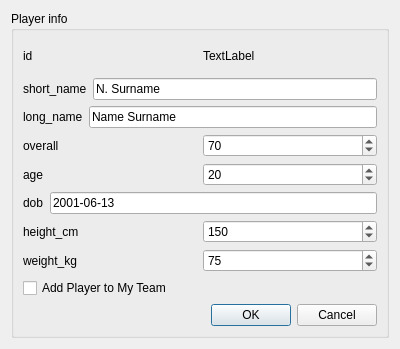
<?xml version="1.0" encoding="UTF-8"?>
<ui version="4.0">
 <class>AddDialog</class>
 <widget class="QDialog" name="AddDialog">
  <property name="geometry">
   <rect>
    <x>0</x>
    <y>0</y>
    <width>400</width>
    <height>349</height>
   </rect>
  </property>
  <property name="windowTitle">
   <string>Add Custom Player</string>
  </property>
  <layout class="QVBoxLayout" name="verticalLayout_2">
   <item>
    <layout class="QVBoxLayout" name="verticalLayout">
     <item>
      <widget class="QGroupBox" name="groupBox">
       <property name="title">
        <string>Player info</string>
       </property>
       <layout class="QVBoxLayout" name="verticalLayout_3">
        <item>
         <layout class="QHBoxLayout" name="horizontalLayout">
          <item>
           <widget class="QLabel" name="label">
            <property name="text">
             <string>id</string>
            </property>
           </widget>
          </item>
          <item>
           <widget class="QLabel" name="id">
            <property name="text">
             <string>TextLabel</string>
            </property>
           </widget>
          </item>
         </layout>
        </item>
        <item>
         <layout class="QHBoxLayout" name="horizontalLayout_2">
          <item>
           <widget class="QLabel" name="label_3">
            <property name="text">
             <string>short_name</string>
            </property>
           </widget>
          </item>
          <item>
           <widget class="QLineEdit" name="short_name">
            <property name="text">
             <string>N. Surname</string>
            </property>
           </widget>
          </item>
         </layout>
        </item>
        <item>
         <layout class="QHBoxLayout" name="horizontalLayout_3">
          <item>
           <widget class="QLabel" name="label_4">
            <property name="text">
             <string>long_name</string>
            </property>
           </widget>
          </item>
          <item>
           <widget class="QLineEdit" name="long_name">
            <property name="text">
             <string>Name Surname</string>
            </property>
           </widget>
          </item>
         </layout>
        </item>
        <item>
         <layout class="QHBoxLayout" name="horizontalLayout_4">
          <item>
           <widget class="QLabel" name="label_5">
            <property name="text">
             <string>overall</string>
            </property>
           </widget>
          </item>
          <item>
           <widget class="QSpinBox" name="overall">
            <property name="minimum">
             <number>1</number>
            </property>
            <property name="maximum">
             <number>100</number>
            </property>
            <property name="value">
             <number>70</number>
            </property>
           </widget>
          </item>
         </layout>
        </item>
        <item>
         <layout class="QHBoxLayout" name="horizontalLayout_5">
          <item>
           <widget class="QLabel" name="label_6">
            <property name="text">
             <string>age</string>
            </property>
           </widget>
          </item>
          <item>
           <widget class="QSpinBox" name="age">
            <property name="minimum">
             <number>14</number>
            </property>
            <property name="maximum">
             <number>60</number>
            </property>
            <property name="value">
             <number>20</number>
            </property>
           </widget>
          </item>
         </layout>
        </item>
        <item>
         <layout class="QHBoxLayout" name="horizontalLayout_6">
          <item>
           <widget class="QLabel" name="label_7">
            <property name="text">
             <string>dob</string>
            </property>
           </widget>
          </item>
          <item>
           <widget class="QLineEdit" name="dob">
            <property name="text">
             <string>2001-06-13</string>
            </property>
           </widget>
          </item>
         </layout>
        </item>
        <item>
         <layout class="QHBoxLayout" name="horizontalLayout_7">
          <item>
           <widget class="QLabel" name="label_8">
            <property name="text">
             <string>height_cm</string>
            </property>
           </widget>
          </item>
          <item>
           <widget class="QSpinBox" name="height_cm">
            <property name="minimum">
             <number>1</number>
            </property>
            <property name="maximum">
             <number>300</number>
            </property>
            <property name="value">
             <number>150</number>
            </property>
           </widget>
          </item>
         </layout>
        </item>
        <item>
         <layout class="QHBoxLayout" name="horizontalLayout_8">
          <item>
           <widget class="QLabel" name="label_9">
            <property name="text">
             <string>weight_kg</string>
            </property>
           </widget>
          </item>
          <item>
           <widget class="QSpinBox" name="weight_kg">
            <property name="minimum">
             <number>1</number>
            </property>
            <property name="maximum">
             <number>200</number>
            </property>
            <property name="value">
             <number>75</number>
            </property>
           </widget>
          </item>
         </layout>
        </item>
        <item>
         <widget class="QCheckBox" name="checkBox">
          <property name="text">
           <string>Add Player to My Team</string>
          </property>
         </widget>
        </item>
        <item>
         <widget class="QDialogButtonBox" name="buttonBox">
          <property name="standardButtons">
           <set>QDialogButtonBox::Cancel|QDialogButtonBox::Ok</set>
          </property>
         </widget>
        </item>
       </layout>
      </widget>
     </item>
    </layout>
   </item>
  </layout>
 </widget>
 <resources/>
 <connections/>
</ui>
